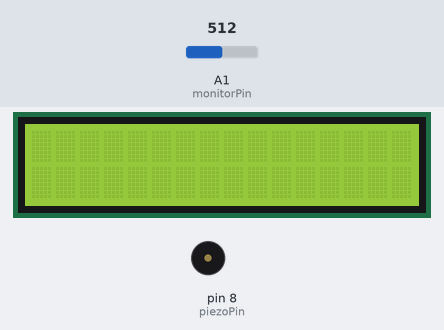
Simulated run of this sketch. Board: Arduino Uno, built with avr-gcc and run on an emulated ATmega328P. Parts: 16×2 character LCD, buzzer (waves = sounding). The inputs (shaded band) are chosen by the test bench; at power-on: A1 (monitorPin) = 512. What the sketch prints to the serial monitor is not drawn.

Above: at 1.2 s.
1.3 s: A1 (monitorPin) set to 268
4.2 s: A1 (monitorPin) set to 241
At 7.8 s:
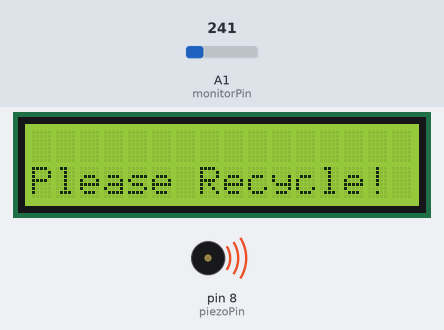
10.2 s: A1 (monitorPin) set to 260
12.9 s: A1 (monitorPin) set to 240
At 18.4 s:
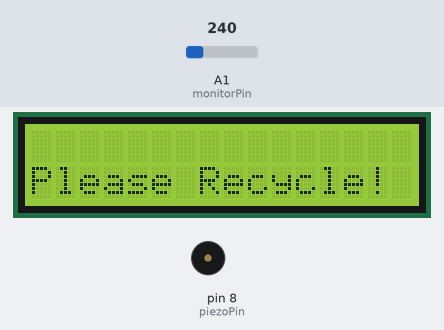
Timing chart, 0 to 19.9 s (numbered marks = the images above; inputs shaded):
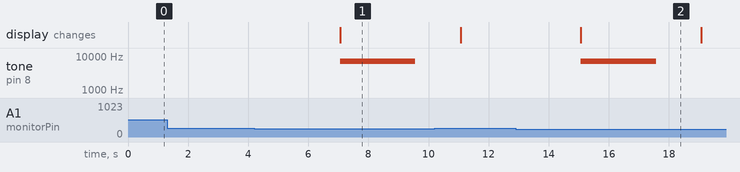

The sketch:

MetalDetector_LCD_integrated.ino
```cpp
/*

 This program identifies metal with the help of
 Inductive Proximity Sensor and send signals to
 microcontroller and notifies Motion sensor
 (Ultrasonic sensor) and a message "Please Recycle!"
 on LCD display and finally trash bin lid will be
 opened for 4 seconds and then closes.

 We used Ananlog pins as Digital pins as some of
 the digital pins that we used for LCD are needed for
 Ultrasonic sensor also, so we used Analog pins along with
 pinMode(.,.) as Digital pins, to avoid same pin connecting
 to different components.

  The circuit:

 * Trigger pin as Analog pin A3
 * Ultrasonic sensor power pin to Analog pin A4
 * echo pin to Analog pin A2
 * Servo pin to Analog pin A5
 *
 * LCD RS pin to digital pin 12
 * LCD Enable pin to digital pin 11
 * LCD D4 pin to digital pin 5
 * LCD D5 pin to digital pin 4
 * LCD D6 pin to digital pin 3
 * LCD D7 pin to digital pin 2
 * LCD R/W pin to ground
 * LCD VSS pin to ground
 * LCD VCC pin to 5V
 * 10K and 100 ohm resistor:
 * ending to +5V and ground
 * wiper to LCD VO pin (pin 3)
 *
 * Passive Buzzer for Digital Pin# 8
 *    with 100 ohms resistor to
 *    lessen the power to the buzzer
 *
 *

 Created on February 2018
   by Venya Karri
      Srinidhi Akella
      Harini Devireddy
      Pragna Yalamanchili

*/


// include the library code:
#include <LiquidCrystal.h>
//long timer_reset = 1000;

// initialize the library by associating any needed LCD interface pin
// with the arduino pin number it is connected to
const int rs = 12, en = 11, d4 = 5, d5 = 4, d6 = 3, d7 = 2;
LiquidCrystal lcd(rs, en, d4, d5, d6, d7);

// Below are the Metal detector vars
float metal_detected;
int monitoring;
int monitorPin = 1;
int var = 10;
int piezoPin = 8; //for buzzer

void setup() {


  // set up the LCD's number of columns and rows:
  lcd.begin(16, 2);
  // Print a message to the LCD.
 // lcd.print("Please Recycle!");

  //Below is the Metal Detector setup
   Serial.begin(9600);
}

void loop() {


 // Below is the metal detector loop
 monitoring= analogRead(monitorPin);

delay(1000);
 lcd.print("");
if(monitoring < 250)
{


    unsigned long StartTime = millis();

      // set the cursor to column 0, line 1
      // (note: line 1 is the second row, since counting begins with 0):
      lcd.setCursor(0, 1);
      // print the number of seconds since reset:
     // lcd.print(millis() / 1000);


     lcd.print("Please Recycle!");
     Serial.println("metal detected.");
     tone(piezoPin, 7000, 2500); // Pin Number, Frequency in Hz, duration in milli seconds
     delay(1000);
     delay(1000);
     delay(1000);
     delay(1000);
     lcd.setCursor(0, 1);
     lcd.print("                       ");

}

/*Serial.println("monitoring value = " + monitoring);
Serial.println("testing....");*/
Serial.println(var);
var = var + 5;
delay(1000);
}
```

Measured:
- the behaviour switches between 250 and 249 on A1 (monitorPin) (found by bisection; images 0 and 1)
- after the input at 1.3 s, every drawn part: stays the same
- after the input at 4.2 s, tone on pin 8 (piezoPin): silent → 7000 Hz after 2.9 s, → silent 2.5 s later; the display: changes after 2.9 s (image 1)
- after the input at 12.9 s, tone on pin 8 (piezoPin): silent → 7000 Hz after 2.2 s, → silent 2.5 s later; the display: changes after 2.2 s (image 2)
